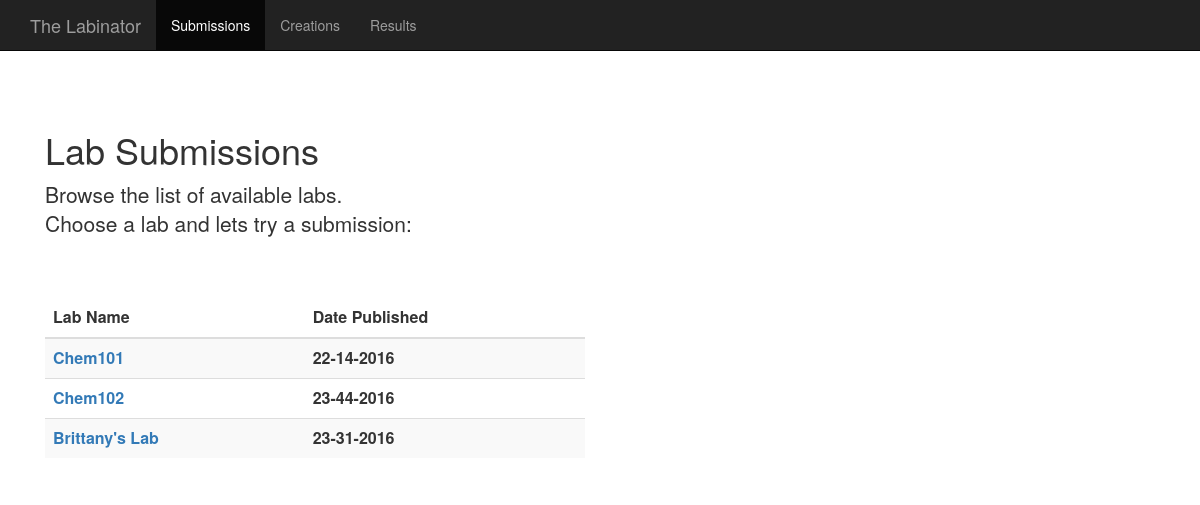
The app's page /lab/submissions, older data.
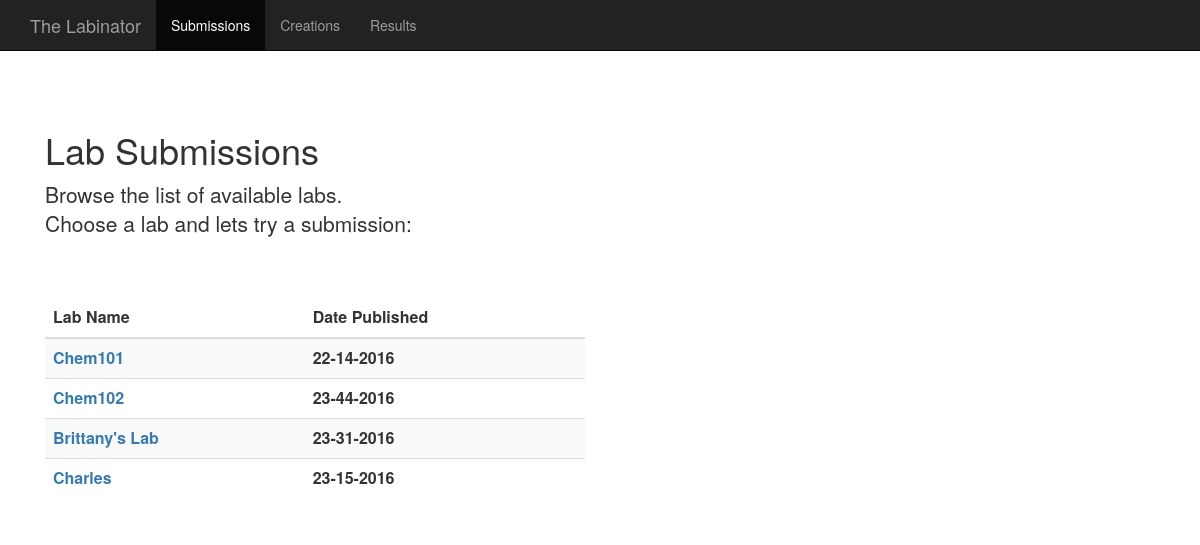
The same page, newer data.
### lab/models.py (models this page shows, shortened)
class Lab(models.Model):
    lab_name = models.CharField(max_length=200)
    pub_date = models.DateTimeField( 'date published', default = timezone.now)
    def format_date(self):
        return "%s" % format(self.pub_date, "%d-%M-%Y")

### lab/views.py (the view)
class LabIndex(generic.ListView):
    model = Lab
    template_name = 'lab/submissions.html'
    context_object_name = 'lab_list'
    def get_queryset(self):
        return Lab.objects.all()

### lab/templates/lab/submissions.html (shortened to what this page needs)
{% load staticfiles %}
<link rel="stylesheet" type="text/css" href="{% static 'lab/css/bootstrap.min.css' %}" />
<link rel="stylesheet" type="text/css" href="{% static 'lab/css/starter-template.css' %}" />
<link rel="stylesheet" type="text/css" href="{% static 'lab/css/theme.css' %}" />
<!DOCTYPE html>
<html lang="en">
<head>
</head>
<body>
  <nav class="navbar navbar-inverse navbar-fixed-top">
    <div class="container">
      <div class="navbar-header">
        <a class="navbar-brand" href="#">The Labinator</a>
      </div>
      <div id="navbar" class="collapse navbar-collapse">
        <ul class="nav navbar-nav">
          <li class="active"><a href="{% url 'lab:submissions' %}">Submissions</a></li>
          <li><a href="#admin">Creations</a></li>
          <li><a href="{% url 'lab:results'%}">Results</a></li>
        </ul>
      </div>
    </div>
  </nav>
  <div class="container">
    <div class="starter-template">
      <h1>Lab Submissions</h1>
      <p class="lead">Browse the list of available labs.<br> Choose a lab and lets try a submission:</p>
    </div>
    {% if lab_list %}
    <div class="col-md-6">
      <table class="table table-striped">
        <thead>
          <tr>
            <th>Lab Name</th>
            <th>Date Published</th>
          </tr>
        </thead>
        <tbody>
          {% for lab in lab_list %}
          <tr>
            <th><a href="{% url 'lab:createsubmission' lab.id %}">{{ lab.lab_name }}</a></th>
            <th>{{ lab.format_date }}</th>
          </tr>
          {% endfor %}
        </tbody>
      </table>
    </div>
      {% else %}
      <p>No labs are available.</p>
      {% endif %}
  </div>
</body>
</html>

Row changes from the older to the newer data that the page shows:
added Lab: lab_name "Charles", format_date "23-15-2016"
